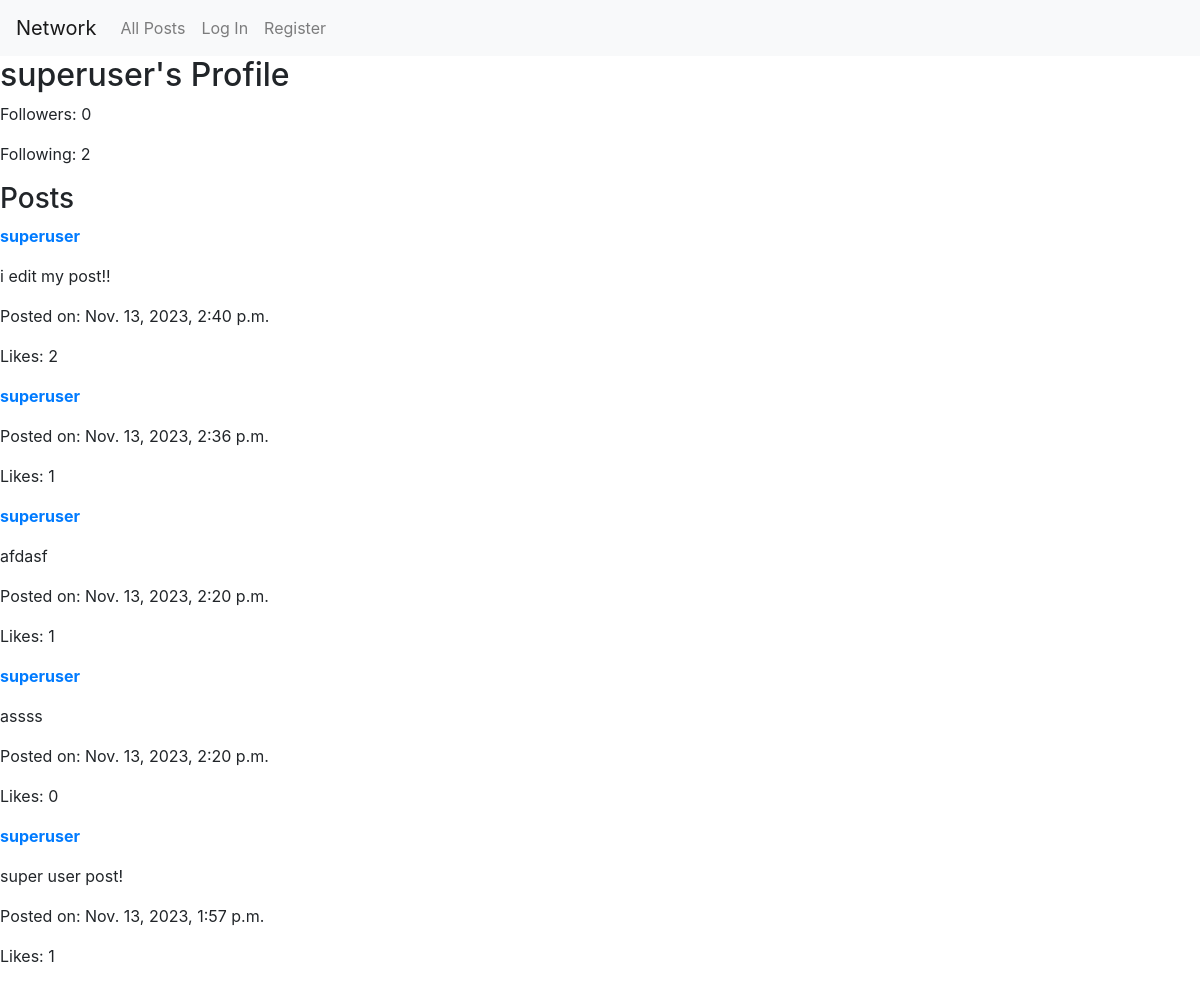
The app's page /profile/superuser with its own data.
### network/models.py (models this page shows, shortened)
class User(AbstractUser):
    following = models.ManyToManyField('self', symmetrical=False, related_name='followers_of')
    followers = models.ManyToManyField('self', symmetrical=False, related_name='following_to')

class Post(models.Model):
    user = models.ForeignKey(User, on_delete=models.CASCADE)  # The user who created the post
    content = models.TextField()  # The content of the post
    timestamp = models.DateTimeField(auto_now_add=True)  # Timestamp of when the post was created
    likes = models.ManyToManyField(User, related_name='liked_posts')  # Users who liked the post

### network/views.py (the view)
# urls.py: path("profile/<str:username>", views.profile, name="profile"),
def profile(request, username):
    try:
        user_profile = User.objects.get(username=username)
    except User.DoesNotExist:
        return HttpResponse("User not found", status=404)
    is_self = False
    is_following = False
    if request.user.is_authenticated:
        is_self = user_profile == request.user
        if not is_self:
            is_following = user_profile.followers.filter(id=request.user.id).exists()
    user_posts = Post.objects.filter(user=user_profile).order_by('-timestamp')
    return render(request, "network/profile.html", {
        "user_profile": user_profile,
        "is_self": is_self,
        "is_following": is_following,
        "user_posts": user_posts,
    })

### network/templates/network/profile.html (shortened to what this page needs)
{% extends "network/layout.html" %}
{% load static %}
{% block body %}
    <h2 id="user-header" data-username="{{ user_profile.username }}">{{ user_profile.username }}'s Profile</h2>
    <p id="follower-count">Followers: {{ user_profile.followers.count }}</p>
    <p id="following-count">Following: {{ user_profile.following.count }}</p>
    <h3>Posts</h3>
    <div class="post-list">
        {% for post in user_posts %}
            <div class="post">
                <p><a href="{% url 'profile' post.user.username %}"><strong>{{ post.user.username }}</strong></a></p>
                <p>{{ post.content }}</p>
                <p>Posted on: {{ post.timestamp }}</p>
                <p>Likes: {{ post.likes.count }}</p>
            </div>
        {% empty %}
            <p>No posts yet.</p>
        {% endfor %}
    </div>
{% endblock %}

### records on screen
User: username "superuser", followers.count "0", following.count "2"
Post: user.username "superuser", content "i edit my post!!", timestamp "Nov. 13, 2023, 2:40 p.m.", likes.count "2"
Post: user.username "superuser", timestamp "Nov. 13, 2023, 2:36 p.m.", likes.count "1"
Post: user.username "superuser", content "afdasf", timestamp "Nov. 13, 2023, 2:20 p.m.", likes.count "1"
Post: user.username "superuser", content "assss", timestamp "Nov. 13, 2023, 2:20 p.m.", likes.count "0"
Post: user.username "superuser", content "super user post!", timestamp "Nov. 13, 2023, 1:57 p.m.", likes.count "1"
